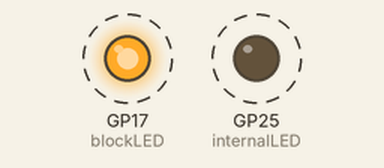
Simulated run of this program. Board: Raspberry Pi Pico running MicroPython. Parts: output pins drawn as LEDs (lit = HIGH). Dashed ring = blinking.

Above: at 0.2 s.
Timing chart, 0 to 3.0 s (numbered marks = the images above):
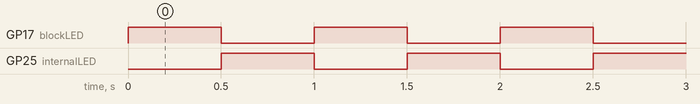

Measured:
- by itself, GP17 (blockLED), GP25 (internalLED): alternates HIGH for 0.50 s and LOW for 0.50 s

The program:

Alternating_Blink_LEDs_Day_2.py
```python
# Let it Glow Advent Calendar - Day 2
# Blink the Block and Internal LED Alternating
# Activity 2 & 3 Sort of!
# Lori Pfahler
# December 3, 2023

from machine import Pin
from utime import sleep

# setup block LED - red
blockLED = Pin(17, Pin.OUT)

# setup internal LED - green
internalLED = Pin(25, Pin.OUT)

# blink LEDs alternating
while True:
    blockLED.on()
    sleep(0.5)
    blockLED.off()
    internalLED.on()
    sleep(0.5)
    internalLED.off()
```
